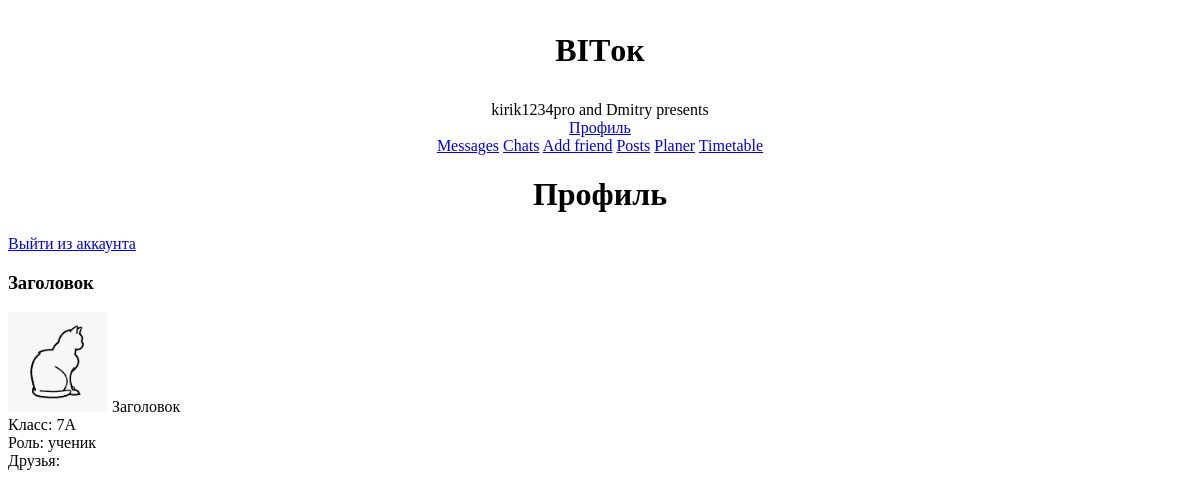
The app's page /profile (signed in), older data.
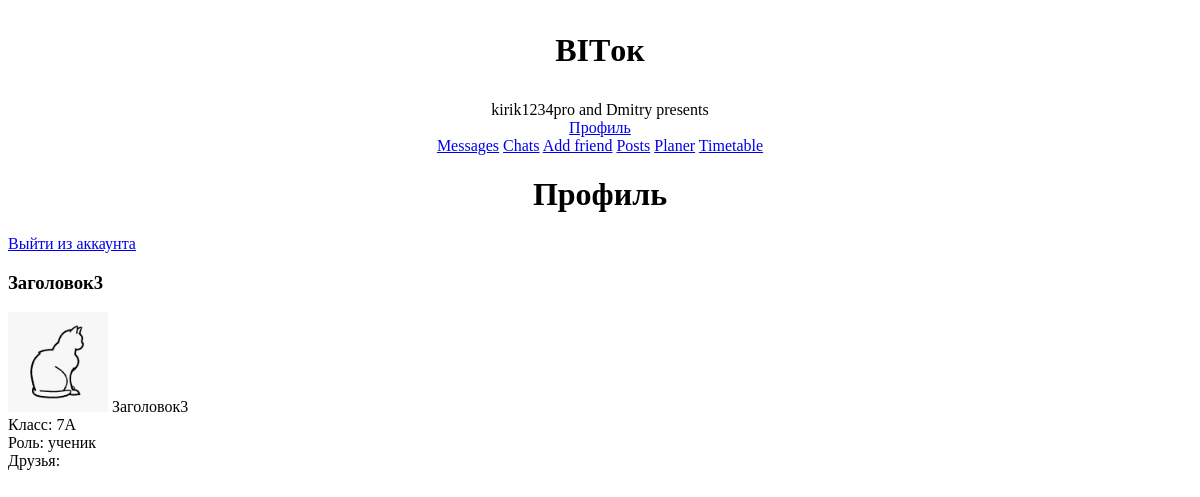
The same page, newer data.
### data/user.py (models this page shows, shortened)
class User(SqlAlchemyBase, UserMixin):
    __tablename__ = 'user'
    id = sqlalchemy.Column(sqlalchemy.Integer,
                           primary_key=True, autoincrement=True)
    name = sqlalchemy.Column(sqlalchemy.String, nullable=True)
    email = sqlalchemy.Column(sqlalchemy.String,
                              index=True, unique=True, nullable=True)
    hashed_password = sqlalchemy.Column(sqlalchemy.String, nullable=True)
    publications = sqlalchemy.Column(sqlalchemy.String, nullable=True)
    friends = sqlalchemy.Column(sqlalchemy.String, nullable=True)
    potential_friends = sqlalchemy.Column(sqlalchemy.String, nullable=True)
    photo = sqlalchemy.Column(sqlalchemy.String)
    messages = sqlalchemy.Column(sqlalchemy.String)
    messages_bad = sqlalchemy.Column(sqlalchemy.String)
    form = sqlalchemy.Column(sqlalchemy.String)
    role = sqlalchemy.Column(sqlalchemy.Integer)
    chats = sqlalchemy.Column(sqlalchemy.String)
    idstr = sqlalchemy.Column(sqlalchemy.String)
    current_form = sqlalchemy.Column(sqlalchemy.String)

### main.py (the view)
@app.route('/profile')
def profile():
    friends = db_sess.query(User).filter(User.id.in_(list(map(int, current_user.friends.split(',')))))
    return render_template('profile.html', title='Профиль', friends=friends, roles=['ученик', 'учитель', 'модератор'])

### data/db_session.py (called while the page is built)
def create_session() -> Session:
    global __factory
    return __factory()

### main.py (called while the page is built)
@login_manager.user_loader
def load_teacher(user_id):
    db_sess = db_session.create_session()
    return db_sess.query(User).get(user_id)

### templates/profile.html (shortened to what this page needs)
{% extends "base.html" %}
{% block content %}
{% if current_user.is_authenticated %}
<center><h1>Профиль</h1></center>
<a class="navbar-brand" href="/logout">Выйти из аккаунта</a>
<h3>{{current_user.name}}</h3>
<img src="/static/profile_photos/{{current_user.photo}}" width="100" height="100"> {{current_user.name}} <br>
Класс: {{current_user.form}} <br>
Роль: {{roles[current_user.role]}} <br>
Друзья:
{% endif %}
{% endblock %}

Row changes from the older to the newer data that the page shows:
changed User "ученик": name "Заголовок" → "Заголовок3"
